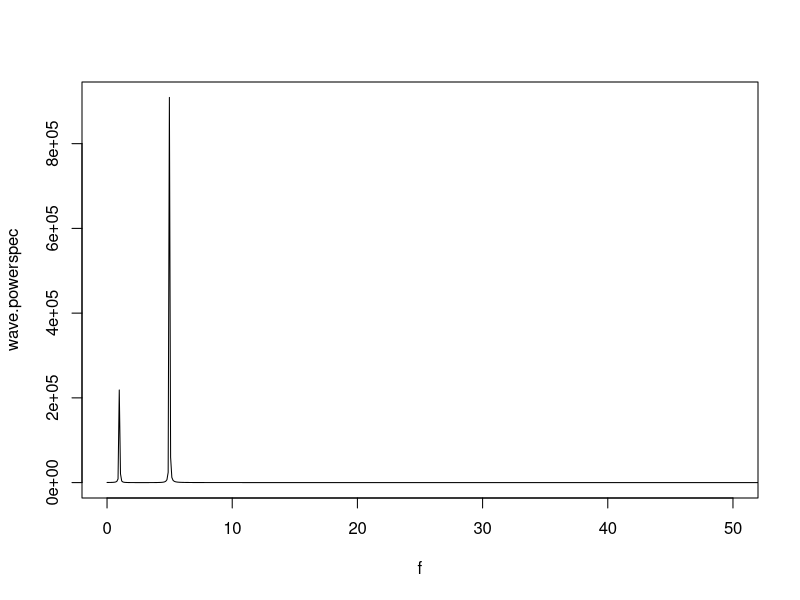

Reproduce this figure in R.
Fs <- 100 # サンプリング周波数
sampling <- 1024 # FFTサンプルポイント数
samplingPoint <- 0:(sampling-1) # サンプルポイント数のベクトル
t <- samplingPoint / Fs # 時間軸
f <- samplingPoint * Fs / sampling # 周波数軸

wave1 <- sin(2 * pi * 1 * t) # 波形（1Hz）
wave2 <- 2 * sin(2 * pi * 5 * t) # 波形（5Hz，振幅2倍）

wave <- wave1 + wave2 # 波形の合成

wave.powerspec <- abs(fft(wave))^2 # パワースペクトル生成

plot(f, wave.powerspec, xlim = c(0, Fs/2), type = 'l') # 標本化定理に従ってパワースペクトルをプロット